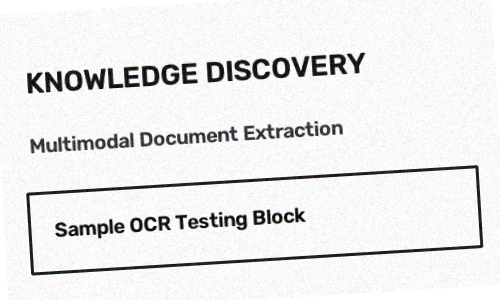
#> input picture sample_data/sample_image.png, 500 x 300 px
$ python image_preprocessing.py
#> lines starting #> are read from the running program, lines starting #| are printed output that depends on the picture; after the words box and inside, x2 and y2 are one past the last pixel; in counts of white or black regions, pixels touching at a corner belong together
import cv2
import numpy as np
from pathlib import Path
from typing import Union, Tuple

class ImagePreprocessor:
    """Handles image normalization: denoising, deskewing, and binarization."""

    def __init__(self, target_resolution: Tuple[int, int] = None):
        """
        Args:
            target_resolution: Optional (width, height) to resize images to a standard size.
        """
        self.target_resolution = target_resolution

    def load_image(self, image_path: Union[str, Path]) -> np.ndarray:
        """Loads an image from disk."""
        img = cv2.imread(str(image_path))
#> img is the input picture: shape (300, 500, 3); mean B, G, R 234.3, 234.3, 234.3
        if img is None:
            raise FileNotFoundError(f"Could not load image at {image_path}")
        return img

    def binarize_and_denoise(self, image: np.ndarray) -> np.ndarray:
        """Converts to grayscale, denoises, and applies adaptive binarization."""
        # Convert to grayscale
        if len(image.shape) == 3:
            gray = cv2.cvtColor(image, cv2.COLOR_BGR2GRAY)
        else:
            gray = image

        # Denoising
        denoised = cv2.fastNlMeansDenoising(gray, None, h=10, templateWindowSize=7, searchWindowSize=21)

        # Adaptive thresholding (binarization)
        # Using Gaussian thresholding for better handling of varying illumination
        binary = cv2.adaptiveThreshold(
            denoised, 255, cv2.ADAPTIVE_THRESH_GAUSSIAN_C, cv2.THRESH_BINARY, 11, 2
        )
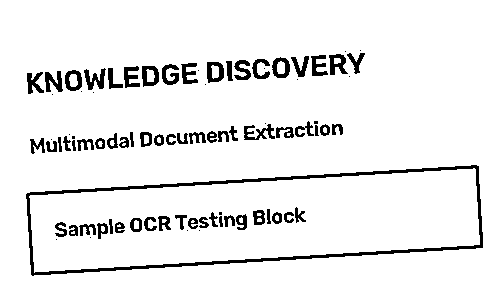
#> binary: shape (300, 500); 92.9% white; 84 black regions (20 under 20 px), largest, box (x1, y1, x2, y2) and area: (26, 165, 483, 276) 3322, (84, 68, 106, 90) 241, (244, 124, 275, 140) 235
        return binary

    def deskew(self, image: np.ndarray) -> np.ndarray:
        """Detects text skew and rotates the image to correct it."""
        # Grab the (x, y) coordinates of all pixel values that are greater than zero
        # (Foreground text is usually black on white, but adaptiveThreshold makes it black on white.
        # We need white text on black background for minAreaRect to work properly on the text)
        coords = np.column_stack(np.where(image == 0))
#> coords = 10637 pairs, first value 50 to 275, second value 26 to 482

        if len(coords) == 0:
            return image

        # Compute the minimum bounding box
        angle = cv2.minAreaRect(coords)[-1]
#> angle = -86.5

        # `cv2.minAreaRect` returns values in the range [-90, 0)
        # As the rectangle rotates clockwise the returned angle trends to 0
        if angle < -45:
            angle = -(90 + angle)
#> angle = -3.5
        else:
            angle = -angle

        # If the angle is very small, ignore it
        if abs(angle) < 0.5:
            return image

        # Rotate the image to deskew it
        (h, w) = image.shape[:2]
#> h = 300; w = 500
        center = (w // 2, h // 2)
#> center = (250, 150)
        M = cv2.getRotationMatrix2D(center, angle, 1.0)
#> M = [[0.998, -0.0611, 9.63], [0.0611, 0.998, -15]]

        # Use a white border (255) for the rotated edges
        rotated = cv2.warpAffine(
            image, M, (w, h), flags=cv2.INTER_CUBIC, borderMode=cv2.BORDER_CONSTANT, borderValue=(255, 255, 255)
        )
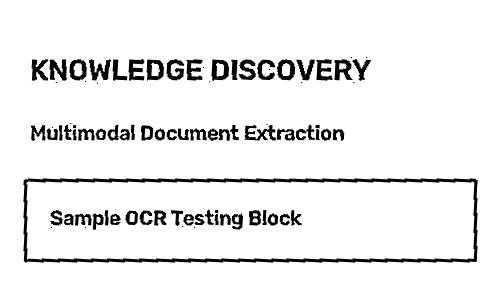
#> rotated: shape (300, 500); min 0, max 255, mean 236.9
        return rotated

    def process(self, image_path: Union[str, Path], output_path: Union[str, Path] = None) -> np.ndarray:
        """Runs the full pre-processing pipeline."""
        img = self.load_image(image_path)

        # 1. Resize if target_resolution is set
        if self.target_resolution:
            img = cv2.resize(img, self.target_resolution, interpolation=cv2.INTER_AREA)

        # 2. Denoise & Binarize
        processed = self.binarize_and_denoise(img)

        # 3. Deskew
        processed = self.deskew(processed)

        # Save output if path is provided
        if output_path:
            cv2.imwrite(str(output_path), processed)

        return processed

if __name__ == "__main__":
    # Test script against the sample data
    import sys
    from pathlib import Path

    project_root = Path(__file__).parent.parent
    sample_img_path = project_root / "sample_data" / "sample_image.png"
    output_img_path = project_root / "sample_data" / "sample_image_clean.png"

    if sample_img_path.exists():
        preprocessor = ImagePreprocessor()
        print(f"Processing {sample_img_path}...")
        preprocessor.process(sample_img_path, output_img_path)
        print(f"Saved cleaned image to {output_img_path}")
    else:
        print(f"Sample image not found at {sample_img_path}")
